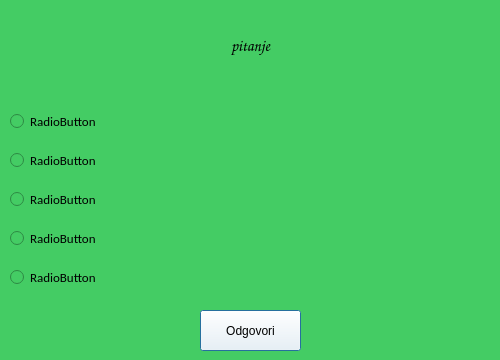
<?xml version="1.0" encoding="UTF-8"?>
<ui version="4.0">
 <class>PitanjaRadio</class>
 <widget class="QDialog" name="PitanjaRadio">
  <property name="geometry">
   <rect>
    <x>0</x>
    <y>0</y>
    <width>500</width>
    <height>360</height>
   </rect>
  </property>
  <property name="windowTitle">
   <string>Dialog</string>
  </property>
  <property name="styleSheet">
   <string notr="true">background-color: rgb(68, 204, 100);</string>
  </property>
  <widget class="QLabel" name="label_pitanje2">
   <property name="geometry">
    <rect>
     <x>10</x>
     <y>10</y>
     <width>481</width>
     <height>71</height>
    </rect>
   </property>
   <property name="font">
    <font>
     <family>Comic Sans MS</family>
     <pointsize>12</pointsize>
     <weight>75</weight>
     <bold>true</bold>
    </font>
   </property>
   <property name="text">
    <string>pitanje</string>
   </property>
   <property name="alignment">
    <set>Qt::AlignCenter</set>
   </property>
  </widget>
  <widget class="QPushButton" name="pushButton_odgovor">
   <property name="geometry">
    <rect>
     <x>200</x>
     <y>310</y>
     <width>101</width>
     <height>41</height>
    </rect>
   </property>
   <property name="styleSheet">
    <string notr="true">background-color: rgb(255, 255, 255);</string>
   </property>
   <property name="text">
    <string>Odgovori</string>
   </property>
  </widget>
  <widget class="QWidget" name="layoutWidget">
   <property name="geometry">
    <rect>
     <x>10</x>
     <y>100</y>
     <width>481</width>
     <height>201</height>
    </rect>
   </property>
   <layout class="QVBoxLayout" name="verticalLayout">
    <item>
     <widget class="QRadioButton" name="radioButton_odgovor1">
      <property name="font">
       <font>
        <family>Calibri</family>
        <pointsize>10</pointsize>
       </font>
      </property>
      <property name="text">
       <string>RadioButton</string>
      </property>
     </widget>
    </item>
    <item>
     <widget class="QRadioButton" name="radioButton_odgovor2">
      <property name="font">
       <font>
        <family>Calibri</family>
        <pointsize>10</pointsize>
       </font>
      </property>
      <property name="text">
       <string>RadioButton</string>
      </property>
     </widget>
    </item>
    <item>
     <widget class="QRadioButton" name="radioButton_odgovor3">
      <property name="font">
       <font>
        <family>Calibri</family>
        <pointsize>10</pointsize>
       </font>
      </property>
      <property name="text">
       <string>RadioButton</string>
      </property>
     </widget>
    </item>
    <item>
     <widget class="QRadioButton" name="radioButton_odgovor4">
      <property name="font">
       <font>
        <family>Calibri</family>
        <pointsize>10</pointsize>
       </font>
      </property>
      <property name="text">
       <string>RadioButton</string>
      </property>
     </widget>
    </item>
    <item>
     <widget class="QRadioButton" name="radioButton_odgovor5">
      <property name="font">
       <font>
        <family>Calibri</family>
        <pointsize>10</pointsize>
       </font>
      </property>
      <property name="text">
       <string>RadioButton</string>
      </property>
     </widget>
    </item>
   </layout>
  </widget>
 </widget>
 <resources/>
 <connections/>
</ui>
